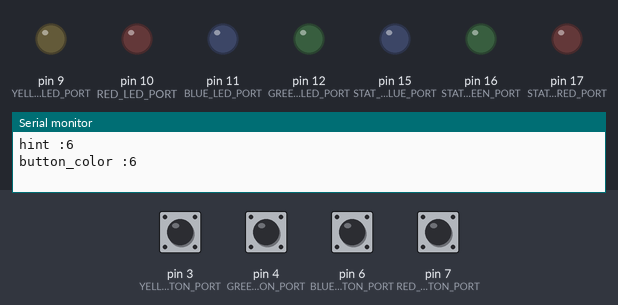
Bench run of a sketch on a simulated Arduino Uno, built with avr-gcc and run on an emulated ATmega328P. On the bench: output pins drawn as LEDs (lit = HIGH), the last lines printed to the serial monitor. The test bench sets the inputs (shaded band); at power-on: pin 3 (YELLOW_BUTTON_PORT), pin 4 (GREEN_BUTTON_PORT), pin 6 (BLUE_BUTTON_PORT), pin 7 (RED_BUTTON_PORT) HIGH.

Above: at 1.8 s.
1.9 s: pin 3 (YELLOW_BUTTON_PORT) pulled LOW for 0.15 s
At 3.3 s:
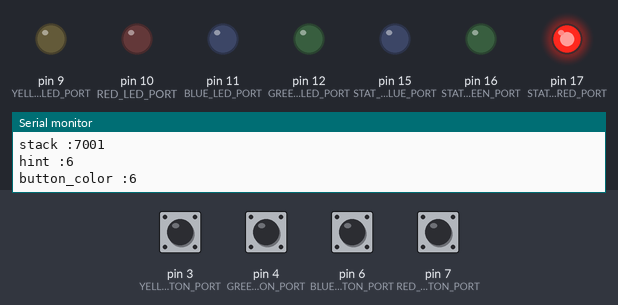
4.1 s: pin 4 (GREEN_BUTTON_PORT) pulled LOW for 0.15 s
At 6.0 s:
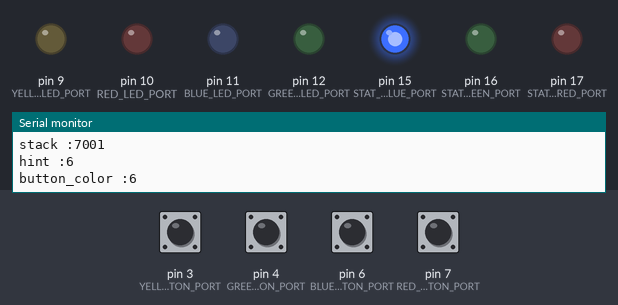
6.3 s: pin 6 (BLUE_BUTTON_PORT) pulled LOW for 0.15 s
At 7.8 s:
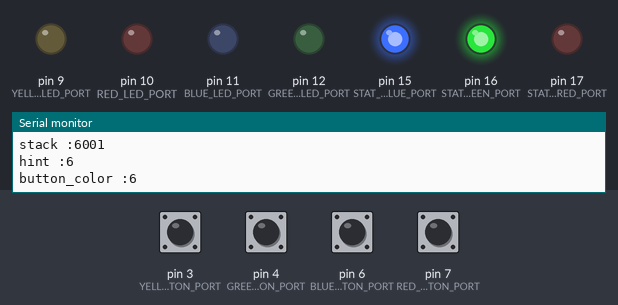
8.5 s: pin 7 (RED_BUTTON_PORT) pulled LOW for 0.15 s
At 9.4 s:
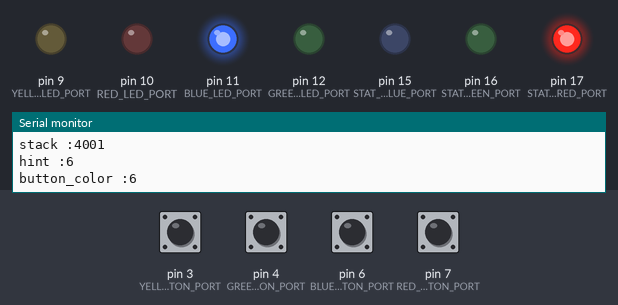
11.5 s: pin 3 (YELLOW_BUTTON_PORT) pulled LOW for 1 s
At 12.3 s:
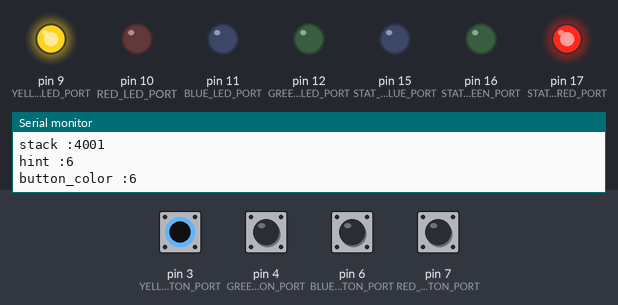
14.5 s: pin 7 (RED_BUTTON_PORT) pulled LOW for 1 s
At 15.3 s:
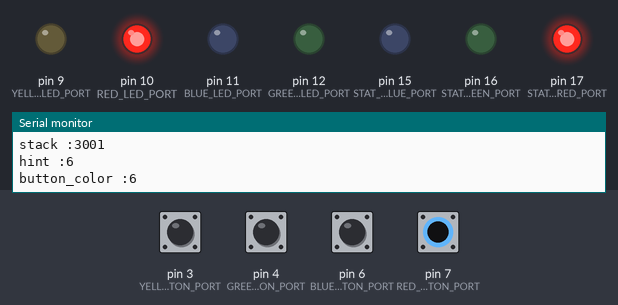
Timing chart, 0 to 17.9 s (numbered marks = the images above; inputs shaded):
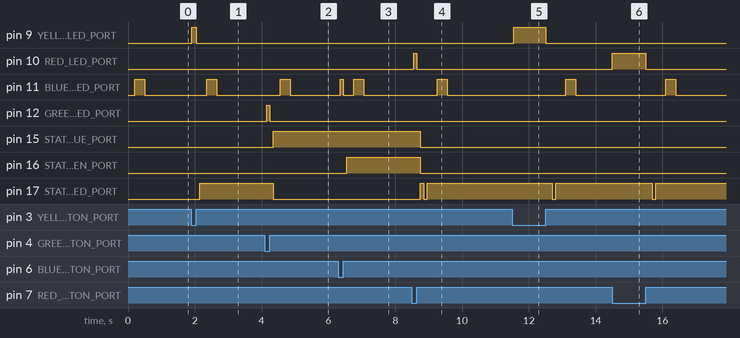

The sketch:

git_module.ino
```cpp
#include "Wire.h"
#include "math.h"

#define RED_LED_PORT    10
#define BLUE_LED_PORT   11
#define GREEN_LED_PORT  12 // todo : 12 번 납땜 접촉불량 해결
#define YELLOW_LED_PORT  9

#define RED_BUTTON_PORT    7
#define BLUE_BUTTON_PORT   6
#define GREEN_BUTTON_PORT  4
#define YELLOW_BUTTON_PORT 3

#define PBuzzer 2

#define STAT_LED_BLUE_PORT  15 // A1
#define STAT_LED_GREEN_PORT 16 // A2
#define STAT_LED_RED_PORT  17 // A3

#define FAIL -1
#define NORMAL 0
#define SUCCESS 1

int bombState = NORMAL; //해당 모듈의 해제 성공 여부.
//loop 구간에서 이 변수값을 성공 여부에 따라 0, 1, -1 등의 값으로 설정해주는것을 권장

int button_stat[8] = {0, };
int stacks = 1; // 왠진 모르겠는데 1을 더해야 맞는다...... 0 + 7000 이 처음에 6999로 저장되서 그냥 시작을 1로 함
int idx = 0;
int stage = 0;
int ans[4] = { // 정답 answer
        7000,
        7400,
        7430,
        7436,
};
int ans_helper[8][4] = {
        // [input_button][wrong_count]
        {0, },
        {0, },
        {0, },
        {RED_BUTTON_PORT, YELLOW_BUTTON_PORT, YELLOW_BUTTON_PORT, RED_BUTTON_PORT}, // YELLOW BUTTON CLICK
        {YELLOW_BUTTON_PORT, RED_BUTTON_PORT, GREEN_BUTTON_PORT, YELLOW_BUTTON_PORT}, // GREEN BUTTON CLICK
        {0, },
        {BLUE_BUTTON_PORT, BLUE_BUTTON_PORT, BLUE_BUTTON_PORT, BLUE_BUTTON_PORT}, // BLUE BUTTON CLICK
        {GREEN_BUTTON_PORT, GREEN_BUTTON_PORT, RED_BUTTON_PORT, GREEN_BUTTON_PORT}, //RED BUTTON
};
int wrong_count = 0;
const int final_stage = 3;

void on_start();
void on_button_clicked();
void on_red_clicked();
void on_green_clicked();
void on_yellow_clicked();
void on_blue_clicked();
void update_button_stat();
int check_ans();
void loop();
void blink_led(int led_pin, int milliseconds);
void show_hint();
void bombState_send();

void setup(){
  pinMode(RED_LED_PORT, OUTPUT);
  pinMode(GREEN_LED_PORT, OUTPUT);
  pinMode(BLUE_LED_PORT, OUTPUT);
  pinMode(YELLOW_LED_PORT, OUTPUT);

  pinMode(RED_BUTTON_PORT, INPUT_PULLUP);
  pinMode(GREEN_BUTTON_PORT, INPUT_PULLUP);
  pinMode(BLUE_BUTTON_PORT, INPUT_PULLUP);
  pinMode(YELLOW_BUTTON_PORT, INPUT_PULLUP);

  pinMode(STAT_LED_BLUE_PORT, OUTPUT);
  pinMode(STAT_LED_GREEN_PORT, OUTPUT);
  pinMode(STAT_LED_RED_PORT, OUTPUT);

  Serial.begin(9600);
  Wire.begin(7);
  Wire.onRequest(bombState_send);
}


void bombState_send() {
  if(bombState == SUCCESS){ //해제에 성공 했을 때
    Wire.write('S');
  }
  else if(bombState == NORMAL){
    Wire.write('N'); //아직 해제하지 못했을 때. 대기상태
  }
  else if(bombState == FAIL){ //해제 도중 실수를 했을때(실패했을 때)
    Wire.write('F');
    bombState = NORMAL; //실패 정보가 한번 전송된 이후엔 다시 IDLE로 전환
  }
}


void on_start() {
  digitalWrite(RED_LED_PORT, HIGH);
  digitalWrite(GREEN_LED_PORT, HIGH);
  digitalWrite(BLUE_LED_PORT, HIGH);
  digitalWrite(YELLOW_LED_PORT, HIGH);

  switch (wrong_count) {
    case 0:
      digitalWrite(STAT_LED_RED_PORT, LOW);
      digitalWrite(STAT_LED_GREEN_PORT, LOW);
      digitalWrite(STAT_LED_BLUE_PORT, LOW);
      break;
    case 1:
      digitalWrite(STAT_LED_RED_PORT, HIGH);
      digitalWrite(STAT_LED_GREEN_PORT, LOW);
      digitalWrite(STAT_LED_BLUE_PORT, LOW);
      break;
    case 2:
      digitalWrite(STAT_LED_RED_PORT, LOW);
      digitalWrite(STAT_LED_GREEN_PORT, LOW);
      digitalWrite(STAT_LED_BLUE_PORT, HIGH);
      break;
    case 3:
      digitalWrite(STAT_LED_RED_PORT, LOW);
      digitalWrite(STAT_LED_GREEN_PORT, HIGH);
      digitalWrite(STAT_LED_BLUE_PORT, HIGH);
      break;
  }
}

void on_button_clicked() {
  if (!button_stat[RED_BUTTON_PORT]) {
    while (!button_stat[RED_BUTTON_PORT]) {
      digitalWrite(RED_LED_PORT, HIGH);
      update_button_stat();
    }
    digitalWrite(RED_LED_PORT, LOW);
    on_red_clicked();
  }
  if (!button_stat[BLUE_BUTTON_PORT]) {
    // blue button doesn't work
    while (!button_stat[BLUE_BUTTON_PORT]) {
      digitalWrite(BLUE_LED_PORT, HIGH);
      update_button_stat();
    }
    digitalWrite(BLUE_LED_PORT, LOW);
    on_blue_clicked();
  }
  if (!button_stat[GREEN_BUTTON_PORT]) {
    while (!button_stat[GREEN_BUTTON_PORT]) {
      digitalWrite(GREEN_LED_PORT, HIGH);
      update_button_stat();
    }
    digitalWrite(GREEN_LED_PORT, LOW);
    on_green_clicked();
  }
  if (!button_stat[YELLOW_BUTTON_PORT]) {
    while (!button_stat[YELLOW_BUTTON_PORT]) {
      digitalWrite(YELLOW_LED_PORT, HIGH);
      update_button_stat();
    }
    digitalWrite(YELLOW_LED_PORT, LOW);
    on_yellow_clicked();
  }
}

void on_blue_clicked() {
  Serial.println("blue pressed");
  stacks += ans_helper[BLUE_BUTTON_PORT][wrong_count] * pow(10, final_stage-idx);
  Serial.print(BLUE_BUTTON_PORT * pow(10, final_stage-idx)); Serial.println("added");
  Serial.print("stack :"); Serial.println(stacks);
  idx++;
}

void on_red_clicked() {
  Serial.println("Red pressed");
  stacks += ans_helper[RED_BUTTON_PORT][wrong_count] * pow(10, final_stage-idx);
  Serial.print(RED_BUTTON_PORT * pow(10, final_stage-idx)); Serial.println("added");
  Serial.print("stack :"); Serial.println(stacks);
  idx++;
}

void on_green_clicked() {
  Serial.println("Green pressed");
  stacks += ans_helper[GREEN_BUTTON_PORT][wrong_count] * pow(10, final_stage-idx);
  Serial.print(GREEN_BUTTON_PORT * pow(10, final_stage-idx)); Serial.println("added");
  Serial.print("stack :"); Serial.println(stacks);
  idx++;
}

void on_yellow_clicked() {
  Serial.println("Yellow pressed");
  stacks += ans_helper[YELLOW_BUTTON_PORT][wrong_count] * pow(10, final_stage-idx);
  Serial.print(YELLOW_BUTTON_PORT * pow(10, final_stage-idx)); Serial.println("added");
  Serial.print("stack :"); Serial.println(stacks);
  idx++;
}

void update_button_stat() {
  button_stat[BLUE_BUTTON_PORT] = digitalRead(BLUE_BUTTON_PORT);
  button_stat[RED_BUTTON_PORT] = digitalRead(RED_BUTTON_PORT);
  button_stat[GREEN_BUTTON_PORT] = digitalRead(GREEN_BUTTON_PORT);
  button_stat[YELLOW_BUTTON_PORT] = digitalRead(YELLOW_BUTTON_PORT);
}

int check_ans() {
  /**
   * 정답 체크
   * 아직 idx가 다 안찼으면 :   -1 리턴
   * idx가 다 찼는데 틀렸으면 :  0 리턴
   * idx가 다 찼고 맞았으면 :   1 리턴
   */
  if (idx-1 != stage) {
    if (idx-1 > stage) {
      Serial.print("WTF!!!!!!!!!!! idx :");Serial.print(idx); Serial.print(" stage: "); Serial.println(stage);
      // 발생하면 안되는 상황이지만 혹시 모르니 처리해둠
      return 2;
    }
    return -1;
  }
  if (stacks == ans[stage]) {
    return 1;
  }
  return 0;
}

int len_helper(unsigned x) {
  if      (x >= 10000)  return 4;
  else if (x >= 1000)   return 3;
  else if (x >= 100)    return 2;
  else if (x >= 10)     return 1;
  return 0;
}

void show_hint() {
  digitalWrite(RED_LED_PORT, LOW);
  digitalWrite(YELLOW_LED_PORT, LOW);
  digitalWrite(GREEN_LED_PORT, LOW);
  digitalWrite(BLUE_LED_PORT, LOW);
  delay(200);
  int hint = ans[stage] / pow(10, final_stage - stage);
  Serial.print("hint :"); Serial.println(hint);
  int len = len_helper(hint);
  for (int i = len; i >= 0; i--) {
    int button_color = int(hint / pow(10, i)) % int(10);
    Serial.print("button_color :"); Serial.println(button_color);
    switch (button_color) {
      case RED_BUTTON_PORT:
        blink_led(RED_LED_PORT, 300);
        break;
      case BLUE_BUTTON_PORT:
        blink_led(BLUE_LED_PORT, 300);
        break;
      case GREEN_BUTTON_PORT:
        blink_led(GREEN_LED_PORT, 300);
        break;
      case YELLOW_BUTTON_PORT:
        blink_led(YELLOW_LED_PORT, 300);
        break;
      default:
        break;
    }
  }
}

void blink_led(int led_pin, int milliseconds) {
  digitalWrite(led_pin, HIGH);
  delay(milliseconds);
  digitalWrite(led_pin, LOW);
  delay(milliseconds);
}

bool key_input_finished = false;

void loop() {
  on_start();
  show_hint();

  key_input_finished = false;
  while (!key_input_finished) {
    update_button_stat();
    on_button_clicked();
    int progress_status = check_ans();

    switch (progress_status) {
      case -1:
        break;
      case 0:
        key_input_finished = true;
        wrong_count++;
        stacks = 1;
        idx = 0;
        break;
      case 1:
        key_input_finished = true;
        Serial.print("right answer! stage: "); Serial.println(stage);
        stacks = 1;
        idx = 0;
        stage++;
        break;
      default:
        // on error
        stacks = 1;
        idx = 0;
        break;
    }
    delay(100);
  }

  if (stage == 4) {
    bombState = SUCCESS;
    for (int i = 20; i > 5; i--) {
      blink_led(BLUE_LED_PORT, i * 2);
      blink_led(RED_LED_PORT, i * 2);
      blink_led(GREEN_LED_PORT, i * 2);
      blink_led(YELLOW_LED_PORT, i * 2);
    }
    digitalWrite(BLUE_LED_PORT, HIGH);
    digitalWrite(RED_LED_PORT, HIGH);
    digitalWrite(YELLOW_LED_PORT, HIGH);
    digitalWrite(GREEN_LED_PORT, HIGH);

    digitalWrite(STAT_LED_GREEN_PORT, LOW);
    digitalWrite(STAT_LED_BLUE_PORT, LOW);
    digitalWrite(STAT_LED_RED_PORT, LOW);
    blink_led(STAT_LED_GREEN_PORT, 100);
    blink_led(STAT_LED_GREEN_PORT, 100);
    digitalWrite(STAT_LED_GREEN_PORT, HIGH);
    exit(0);
  } else {
    if (wrong_count > 3) {
      bombState = FAIL;
      digitalWrite(STAT_LED_GREEN_PORT, LOW);
      digitalWrite(STAT_LED_BLUE_PORT, LOW);
      digitalWrite(STAT_LED_RED_PORT, LOW);
      digitalWrite(STAT_LED_RED_PORT, HIGH);
      delay(100);
      digitalWrite(STAT_LED_RED_PORT, LOW);
      delay(100);
      digitalWrite(STAT_LED_RED_PORT, HIGH);
      delay(100);
    } else {
      bombState = NORMAL;
    }
  }
}
```

Measured:
- after the input at 1.9 s, pin 9 (YELLOW_LED_PORT): LOW → HIGH at once, → LOW 0.15 s later; pin 11 (BLUE_LED_PORT): LOW → HIGH after 0.45 s, → LOW 0.30 s later; pin 17 (STAT_LED_RED_PORT): LOW → HIGH after 0.25 s
- after the input at 4.1 s, pin 11 (BLUE_LED_PORT): LOW → HIGH after 0.45 s, → LOW 0.30 s later; pin 12 (GREEN_LED_PORT): LOW → HIGH after 0.05 s, → LOW 0.10 s later; pin 15 (STAT_LED_BLUE_PORT): LOW → HIGH after 0.25 s; pin 17 (STAT_LED_RED_PORT): HIGH → LOW after 0.25 s
- after the input at 6.3 s, pin 11 (BLUE_LED_PORT): LOW → HIGH after 0.05 s, → LOW 0.10 s later, → HIGH 0.30 s later, → LOW 0.30 s later; pin 16 (STAT_LED_GREEN_PORT): LOW → HIGH after 0.25 s
- after the input at 8.5 s, pin 10 (RED_LED_PORT): LOW → HIGH after 0.05 s, → LOW 0.10 s later; pin 11 (BLUE_LED_PORT): LOW → HIGH after 0.75 s, → LOW 0.30 s later; pin 15 (STAT_LED_BLUE_PORT), pin 16 (STAT_LED_GREEN_PORT): HIGH → LOW after 0.25 s; pin 17 (STAT_LED_RED_PORT): LOW → HIGH after 0.25 s, → LOW 0.10 s later, → HIGH 0.10 s later
- after the input at 11.5 s, pin 9 (YELLOW_LED_PORT): LOW → HIGH after 0.05 s, → LOW 0.95 s later; pin 11 (BLUE_LED_PORT): LOW → HIGH after 1.6 s, → LOW 0.30 s later; pin 17 (STAT_LED_RED_PORT): HIGH → LOW after 1.2 s, → HIGH 0.10 s later
- after the input at 14.5 s, pin 10 (RED_LED_PORT): LOW → HIGH at once, → LOW 1.0 s later; pin 11 (BLUE_LED_PORT): LOW → HIGH after 1.6 s, → LOW 0.30 s later; pin 17 (STAT_LED_RED_PORT): HIGH → LOW after 1.2 s, → HIGH 0.10 s later
